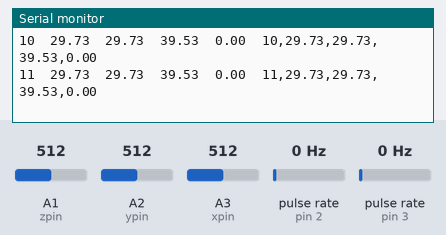
Simulated run of this sketch. Board: Arduino Uno, built with avr-gcc and run on an emulated ATmega328P. On the bench: the last lines printed to the serial monitor. Wiring (inferred from the names in the program): 2 × pulse sensor: data pin 2 / data pin 3. Inputs (shaded band) come from the test bench; at power-on: pulse rate (sensors on pin 2, pin 3) 0 Hz, A1 (zpin) = 512, A2 (ypin) = 512, A3 (xpin) = 512. Storage starts empty.

Above: at 1.2 s.
1.3 s: pulse rate (sensor on pin 2) set to 100 Hz
At 1.41 s:
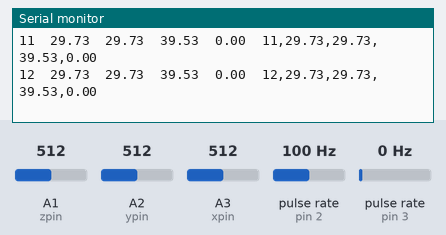
4.3 s: pulse rate (sensor on pin 3) set to 150 Hz
At 4.39 s:
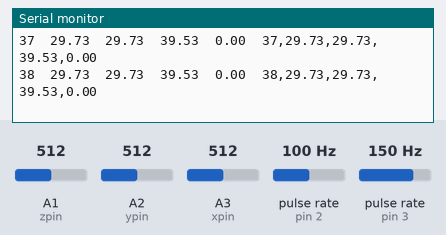
7.3 s: A1 (zpin) set to 716
At 7.37 s:
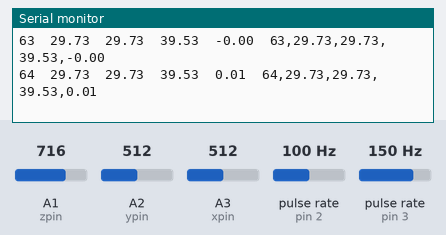
8.8 s: A2 (ypin) set to 716
At 8.86 s:
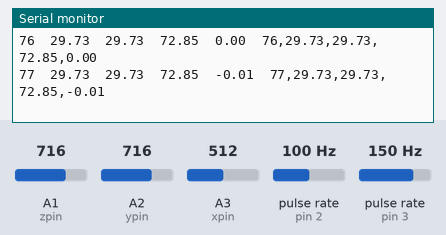
10.3 s: A3 (xpin) set to 716
At 10.35 s:
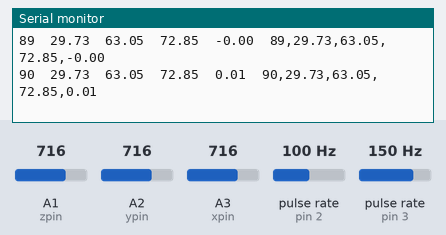
11.8 s: pulse rate (sensor on pin 2) set to 4 Hz
At 11.84 s:
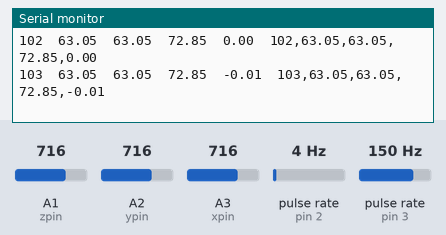
Timing chart, 0 to 14.3 s (numbered marks = the images above; inputs shaded):
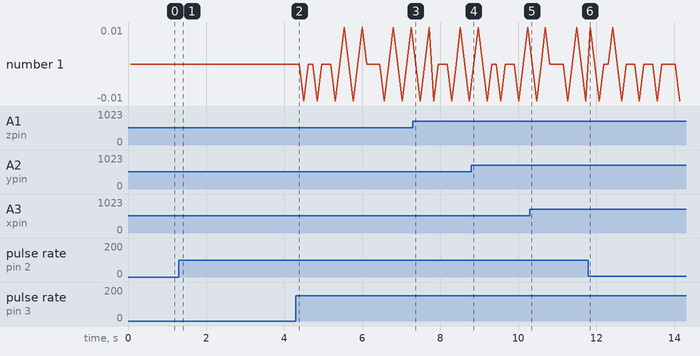

The sketch:

DataAquisationAndSaving.ino
```cpp
#include <SD.h>

const int xpin = A3;                  // x-axis of the accelerometer
const int ypin = A2;                  // y-axis
const int zpin = A1;                  // z-axis (only on 3-axis models)

//these pins can not be changed 2/3 are special pins
int encoderPin1 = 2; // GREEN
int encoderPin2 = 3; // WHITE

volatile int lastEncoded = 0;
volatile long encoderValue = 0;

long lastencoderValue = 0;
float StartTime = 0;
int lastMSB = 0;
int lastLSB = 0;
volatile long ElapsedTime = 0;

int id = 1;
float X,Y,Z,Ypast = 0;


void setup() {
  // initialize the serial communications:
  Serial.begin(9600);
  pinMode(xpin, INPUT);
  pinMode(ypin, INPUT);
  pinMode(zpin, INPUT);
  pinMode(encoderPin1, INPUT);
  pinMode(encoderPin2, INPUT);

  digitalWrite(encoderPin1, HIGH); //turn pullup resistor on
  digitalWrite(encoderPin2, HIGH); //turn pullup resistor on

  //call updateEncoder() when any high/low changed seen
  //on interrupt 0 (pin 2), or interrupt 1 (pin 3)
  unsigned long StartTime = micros();


  attachInterrupt(0, updateEncoder, CHANGE);
  attachInterrupt(1, updateEncoder, CHANGE);
  // SD card setup

  Serial.print("Initializing SD card...");
  if (!SD.begin(4)) {
    Serial.println("initialization failed!");
    return;
  }
  else {
    Serial.println("initialization done.");
  }


  File sensorData = SD.open("test4.csv", FILE_WRITE);
  if (sensorData)
  {
    sensorData.println(", , , , ,");
    String header = "ID, X, Y, Z, Dist";
    sensorData.println(header);
    sensorData.close();
    Serial.println(header);
  }
  else {
    Serial.println("Error opening to file !");
  }
}

void loop() {

  Serial.print(id);
  Serial.print("\t");


  // print the sensor values:
   X = (analogRead(xpin) - 330) * 9.8 / 60;
    Serial.print(X);
    Serial.print("\t");


   Y = (analogRead(ypin) - 330) * 9.8 / 60;
    Serial.print(Y);
    Serial.print("\t");

    Z = (analogRead(zpin) - 270) * 9.8 / 60;
    Serial.print(Z);
    Serial.print("\t");


  // delay before next reading:
  float Ydisp = encoderValue * 5.0 / 1440.0;
  Serial.print(Ydisp);
  Serial.print("\t");

//  float VelocityY = (Ydisp - Ypast) * 1000000.0 / ElapsedTime ;
//  Serial.print(VelocityY);
//  Serial.print("\t");

  String  dataString = String(id) + "," + String(X) + "," + String(Y) + "," + String(Z) + "," + String(Ydisp);
  //  Serial.print("\t");

  File sensorData = SD.open("test4.csv", FILE_WRITE);
  if (sensorData)
  { sensorData.println(dataString);
    Serial.println(dataString);
    sensorData.close(); // close the file
  }
  else {
    Serial.println("Error writing to file !");
  }

  id++;
  Ypast = Ydisp;
  delay(100);

}


void updateEncoder()
{
  unsigned long CurrentTime = micros();
  ElapsedTime = CurrentTime - StartTime;
  StartTime = CurrentTime;

  int MSB = digitalRead(encoderPin1); //MSB = most significant bit
  int LSB = digitalRead(encoderPin2); //LSB = least significant bit

  int encoded = (MSB << 1) | LSB; //converting the 2 pin value to single number
  int sum  = (lastEncoded << 2) | encoded; //adding it to the previous encoded value

  if (sum == 0b1101 || sum == 0b0100 || sum == 0b0010 || sum == 0b1011) encoderValue ++;
  if (sum == 0b1110 || sum == 0b0111 || sum == 0b0001 || sum == 0b1000) encoderValue --;
  //  Serial.println(ElapsedTime);
  lastEncoded = encoded; //store this value for next time
}
```

Measured:
- plotted number 1: 0 → 0.01 after the input at 4.3 s
